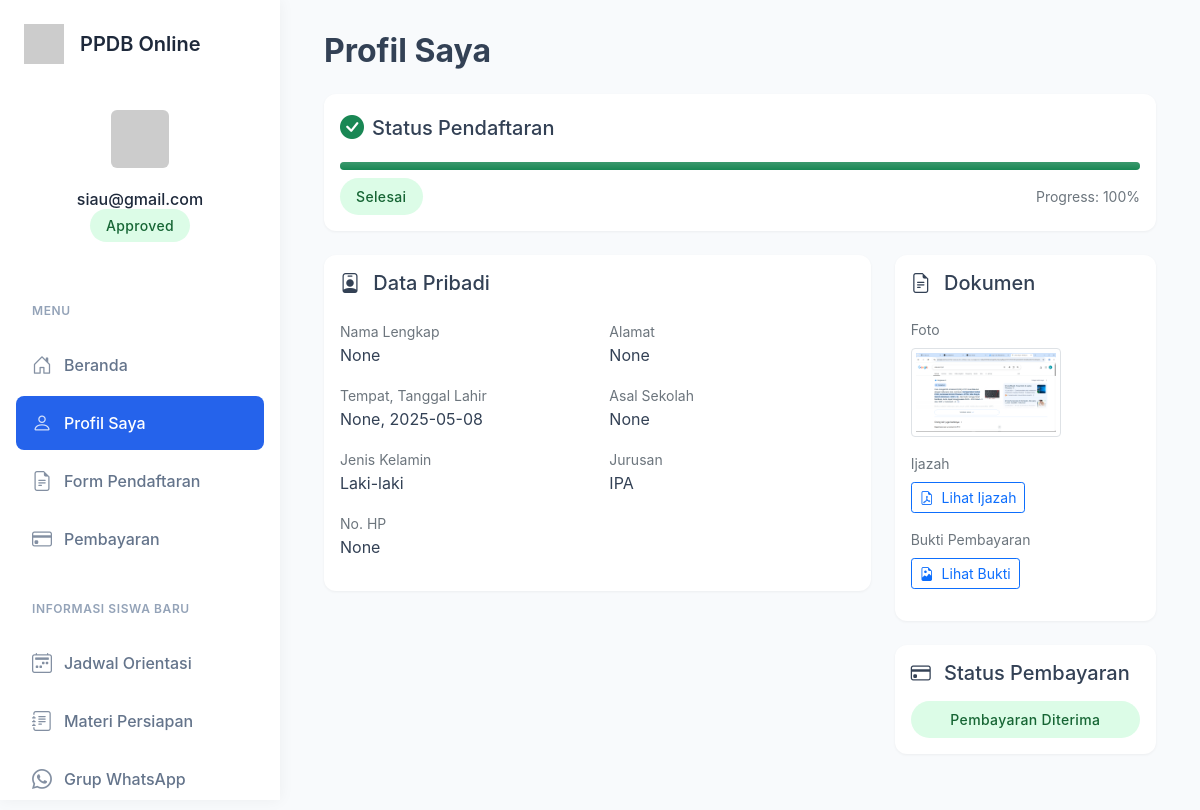
Screenshot of /profile (signed in) with the database file from the repository.
### app.py (models this page shows, shortened)
class User(db.Model):
    __tablename__ = 'users'  # Explicitly define table name
    id = db.Column(db.Integer, primary_key=True)
    username = db.Column(db.String(100), unique=True, nullable=False)
    password = db.Column(db.String(200), nullable=False)
    is_admin = db.Column(db.Boolean, default=False)
    is_verified = db.Column(db.Boolean, default=False)  # Add this attribute
    formulir = db.relationship('Formulir', back_populates='user')  # Add this relationship

class Formulir(db.Model):
    id = db.Column(db.Integer, primary_key=True)
    user_id = db.Column(db.Integer, db.ForeignKey('users.id'), nullable=False)
    user = db.relationship('User', back_populates='formulir')
    nama_lengkap = db.Column(db.String(100))
    tempat_lahir = db.Column(db.String(100))
    tanggal_lahir = db.Column(db.String(100))
    jenis_kelamin = db.Column(db.String(20))
    alamat = db.Column(db.String(200))
    asal_sekolah = db.Column(db.String(200))
    jurusan = db.Column(db.String(100))
    no_hp = db.Column(db.String(20))
    foto_path = db.Column(db.String(200))
    ijazah_path = db.Column(db.String(200))
    pembayaran_path = db.Column(db.String(200))
    pembayaran_status = db.Column(db.String(20), default='belum')
    verifikasi_status = db.Column(db.String(20), default='belum')

### app.py (the view)
    def wrapper(*args, **kwargs):
        if 'user_id' not in session:
            flash('Anda perlu masuk terlebih dahulu.')
            return redirect(url_for('login'))
        return f(*args, **kwargs)

### templates/profile.html (shortened to what this page needs)
{% extends "base.html" %}
{% block content %}
<div class="row">
    <div class="col-12 mb-4">
        <h2 class="fw-bold mb-4">Profil Saya</h2>
        {% if formulir %}
        <div class="card mb-4">
            <div class="card-body">
                <div class="d-flex align-items-center mb-3">
                    <i class="bi bi-check-circle-fill fs-4 me-2 {% if formulir.verifikasi_status == 'approved' %}text-success{% elif formulir.verifikasi_status == 'pending' %}text-warning{% else %}text-danger{% endif %}"></i>
                    <h5 class="mb-0">Status Pendaftaran</h5>
                </div>
                {% set progress = 100 if formulir.verifikasi_status == 'approved' and formulir.pembayaran_status == 'approved'
                            else 75 if formulir.verifikasi_status == 'approved'
                            else 50 if formulir.verifikasi_status == 'pending'
                            else 25 if formulir.verifikasi_status == 'rejected'
                            else 0 %}
                <div class="progress rounded-pill mb-2" style="height: 15px;">
                    <div class="progress-bar bg-gradient {{ 'bg-success' if formulir.verifikasi_status == 'approved' and formulir.pembayaran_status == 'approved'
                                        else 'bg-info' if formulir.verifikasi_status == 'approved'
                                        else 'bg-warning' if formulir.verifikasi_status == 'pending'
                                        else 'bg-danger' }}"
                         role="progressbar"
                         style="width: {{ progress }}%">
                    </div>
                </div>
                <div class="d-flex justify-content-between align-items-center">
                    <span class="status-badge {{ 'status-approved' if formulir.verifikasi_status == 'approved' and formulir.pembayaran_status == 'approved'
                                    else 'status-pending' if formulir.verifikasi_status == 'pending'
                                    else 'status-rejected' }}">
                        {{ "Selesai" if formulir.verifikasi_status == 'approved' and formulir.pembayaran_status == 'approved'
                           else "Menunggu Pembayaran" if formulir.verifikasi_status == 'approved'
                           else formulir.verifikasi_status|title }}
                    </span>
                    <small class="text-muted">Progress: {{ progress }}%</small>
                </div>
            </div>
        </div>
        <div class="row">
            <div class="col-md-8">
                <div class="card mb-4">
                    <div class="card-body">
                        <h5 class="card-title mb-4">
                            <i class="bi bi-person-badge me-2"></i>
                            Data Pribadi
                        </h5>
                        <div class="row g-4">
                            <div class="col-md-6">
                                <div class="mb-3">
                                    <label class="text-muted small">Nama Lengkap</label>
                                    <p class="mb-0 fw-medium">{{ formulir.nama_lengkap }}</p>
                                </div>
                                <div class="mb-3">
                                    <label class="text-muted small">Tempat, Tanggal Lahir</label>
                                    <p class="mb-0 fw-medium">{{ formulir.tempat_lahir }}, {{ formulir.tanggal_lahir }}</p>
                                </div>
                                <div class="mb-3">
                                    <label class="text-muted small">Jenis Kelamin</label>
                                    <p class="mb-0 fw-medium">{{ formulir.jenis_kelamin }}</p>
                                </div>
                                <div class="mb-3">
                                    <label class="text-muted small">No. HP</label>
                                    <p class="mb-0 fw-medium">{{ formulir.no_hp }}</p>
                                </div>
                            </div>
                            <div class="col-md-6">
                                <div class="mb-3">
                                    <label class="text-muted small">Alamat</label>
                                    <p class="mb-0 fw-medium">{{ formulir.alamat }}</p>
                                </div>
                                <div class="mb-3">
                                    <label class="text-muted small">Asal Sekolah</label>
                                    <p class="mb-0 fw-medium">{{ formulir.asal_sekolah }}</p>
                                </div>
                                <div class="mb-3">
                                    <label class="text-muted small">Jurusan</label>
                                    <p class="mb-0 fw-medium">{{ formulir.jurusan }}</p>
                                </div>
                            </div>
                        </div>
                    </div>
                </div>
            </div>
            <div class="col-md-4">
                <div class="card mb-4">
                    <div class="card-body">
                        <h5 class="card-title mb-4">
                            <i class="bi bi-file-earmark-text me-2"></i>
                            Dokumen
                        </h5>
                        {% if formulir.foto_path %}
                        <div class="mb-3">
                            <label class="text-muted small d-block mb-2">Foto</label>
                            <img src="{{ url_for('static', filename=formulir.foto_path) }}"
                                 class="img-thumbnail" style="max-width: 150px" alt="Foto profil">
                        </div>
                        {% endif %}
                        {% if formulir.ijazah_path %}
                        <div class="mb-3">
                            <label class="text-muted small d-block mb-2">Ijazah</label>
                            <a href="{{ url_for('static', filename=formulir.ijazah_path) }}"
                               class="btn btn-sm btn-outline-primary" target="_blank">
                               <i class="bi bi-file-earmark-pdf me-1"></i>
                               Lihat Ijazah
                            </a>
                        </div>
                        {% endif %}
                        {% if formulir.pembayaran_path %}
                        <div class="mb-3">
                            <label class="text-muted small d-block mb-2">Bukti Pembayaran</label>
                            <a href="{{ url_for('static', filename=formulir.pembayaran_path) }}"
                               class="btn btn-sm btn-outline-primary" target="_blank">
                               <i class="bi bi-file-earmark-image me-1"></i>
                               Lihat Bukti
                            </a>
                        </div>
                        {% endif %}
                    </div>
                </div>
                {% if formulir.verifikasi_status == 'approved' %}
                <div class="card">
                    <div class="card-body">
                        <h5 class="card-title mb-3">
                            <i class="bi bi-credit-card me-2"></i>
                            Status Pembayaran
                        </h5>
                        {% if formulir.pembayaran_status == 'approved' %}
                            <div class="status-badge status-approved w-100 text-center">Pembayaran Diterima</div>
                        {% elif formulir.pembayaran_status == 'pending' %}
                            <div class="status-badge status-pending w-100 text-center">Menunggu Verifikasi</div>
                        {% elif formulir.pembayaran_status == 'rejected' %}
                            <div class="status-badge status-rejected w-100 text-center mb-3">Pembayaran Ditolak</div>
                            <a href="{{ url_for('pembayaran') }}" class="btn btn-primary w-100">
                                <i class="bi bi-upload me-1"></i>
                                Upload Ulang Pembayaran
                            </a>
                        {% else %}
                            <a href="{{ url_for('pembayaran') }}" class="btn btn-primary w-100">
                                <i class="bi bi-upload me-1"></i>
                                Upload Pembayaran
                            </a>
                        {% endif %}
                    </div>
                </div>
                {% endif %}
            </div>
        </div>
        {% endif %}
    </div>
</div>
{% endblock %}

### templates/base.html (shortened to what this page needs)
<!DOCTYPE html>
<html>
<head>
  <link href="https://cdn.jsdelivr.net/npm/bootstrap@5.1.3/dist/css/bootstrap.min.css" rel="stylesheet">
  <link rel="stylesheet" href="https://cdn.jsdelivr.net/npm/bootstrap-icons@1.8.1/font/bootstrap-icons.css">
</head>
<body>
  <div class="wrapper">
    <nav class="sidebar">
      <div class="sidebar-header">
        <div class="sidebar-brand">
          <img src="https://ui-avatars.com/api/?name=PPDB&background=2563eb&color=fff" alt="Logo">
          <h4>PPDB Online</h4>
        </div>
        {% if session.user_id %}
        <div class="sidebar-user">
          {% set user = get_current_user() %}
          <img src="https://ui-avatars.com/api/?name={{ user.username }}&background=random" alt="Profile">
          <h6 class="mt-3 mb-1">{{ user.username }}</h6>
          {% set formulir = get_user_formulir() %}
          {% if formulir %}
          <span class="status-badge
                    {% if formulir.verifikasi_status == 'approved' %}status-approved
                    {% elif formulir.verifikasi_status == 'pending' %}status-pending
                    {% else %}status-rejected{% endif %}">
            {{ formulir.verifikasi_status|title }}
          </span>
          {% endif %}
        </div>
        {% endif %}
      </div>
      <div class="sidebar-menu">
        <div class="nav-section">
          <div class="nav-section-title">Menu</div>
          <div class="nav flex-column">
            {% if not session.user_id %}
            <a href="{{ url_for('index') }}" class="nav-link {{ 'active' if request.endpoint == 'index' }}">
              <i class="bi bi-house-door"></i>
              <span>Beranda</span>
            </a>
            <a href="{{ url_for('login') }}" class="nav-link {{ 'active' if request.endpoint == 'login' }}">
              <i class="bi bi-box-arrow-in-right"></i>
              <span>Login</span>
            </a>
            <a href="{{ url_for('register') }}" class="nav-link {{ 'active' if request.endpoint == 'register' }}">
              <i class="bi bi-person-plus"></i>
              <span>Daftar</span>
            </a>
            {% else %}
            <a href="{{ url_for('index') }}" class="nav-link {{ 'active' if request.endpoint == 'index' }}">
              <i class="bi bi-house-door"></i>
              <span>Beranda</span>
            </a>
            <a href="{{ url_for('profile') }}" class="nav-link {{ 'active' if request.endpoint == 'profile' }}">
              <i class="bi bi-person"></i>
              <span>Profil Saya</span>
            </a>
            <a href="{{ url_for('verifikasi') }}" class="nav-link {{ 'active' if request.endpoint == 'verifikasi' }}">
              <i class="bi bi-file-earmark-text"></i>
              <span>Form Pendaftaran</span>
            </a>
            {% set formulir = get_user_formulir() %}
            {% if formulir and formulir.verifikasi_status == 'approved' %}
            <a href="{{ url_for('pembayaran') }}" class="nav-link {{ 'active' if request.endpoint == 'pembayaran' }}">
              <i class="bi bi-credit-card"></i>
              <span>Pembayaran</span>
            </a>
            {% if formulir.pembayaran_status == 'approved' %}
            <div class="nav-section-title mt-4">Informasi Siswa Baru</div>
            <a href="{{ url_for('jadwal_orientasi') }}" class="nav-link {{ 'active' if request.endpoint == 'jadwal_orientasi' }}">
              <i class="bi bi-calendar2-week"></i>
              <span>Jadwal Orientasi</span>
            </a>
            <a href="{{ url_for('materi_persiapan') }}" class="nav-link {{ 'active' if request.endpoint == 'materi_persiapan' }}">
              <i class="bi bi-journal-text"></i>
              <span>Materi Persiapan</span>
            </a>
            <a href="{{ url_for('grup_wa') }}" class="nav-link {{ 'active' if request.endpoint == 'grup_wa' }}">
              <i class="bi bi-whatsapp"></i>
              <span>Grup WhatsApp</span>
            </a>
            {% endif %}
            {% endif %}
            {% endif %}
          </div>
        </div>
      </div>
    </nav>
    <div class="content">
      <div class="container-fluid">
        {% block content %}{% endblock %}
      </div>
    </div>
  </div>
</body>
</html>

### rows the page displays
User: username "siau@gmail.com"
Formulir: verifikasi_status "Approved", verifikasi_status+pembayaran_status "Selesai", nama_lengkap "None", tempat_lahir "None", tanggal_lahir "2025-05-08", jenis_kelamin "Laki-laki", no_hp "None", alamat "None", asal_sekolah "None", jurusan "IPA", foto_path (picture)

### other values shown
{{ progress }} "100"
